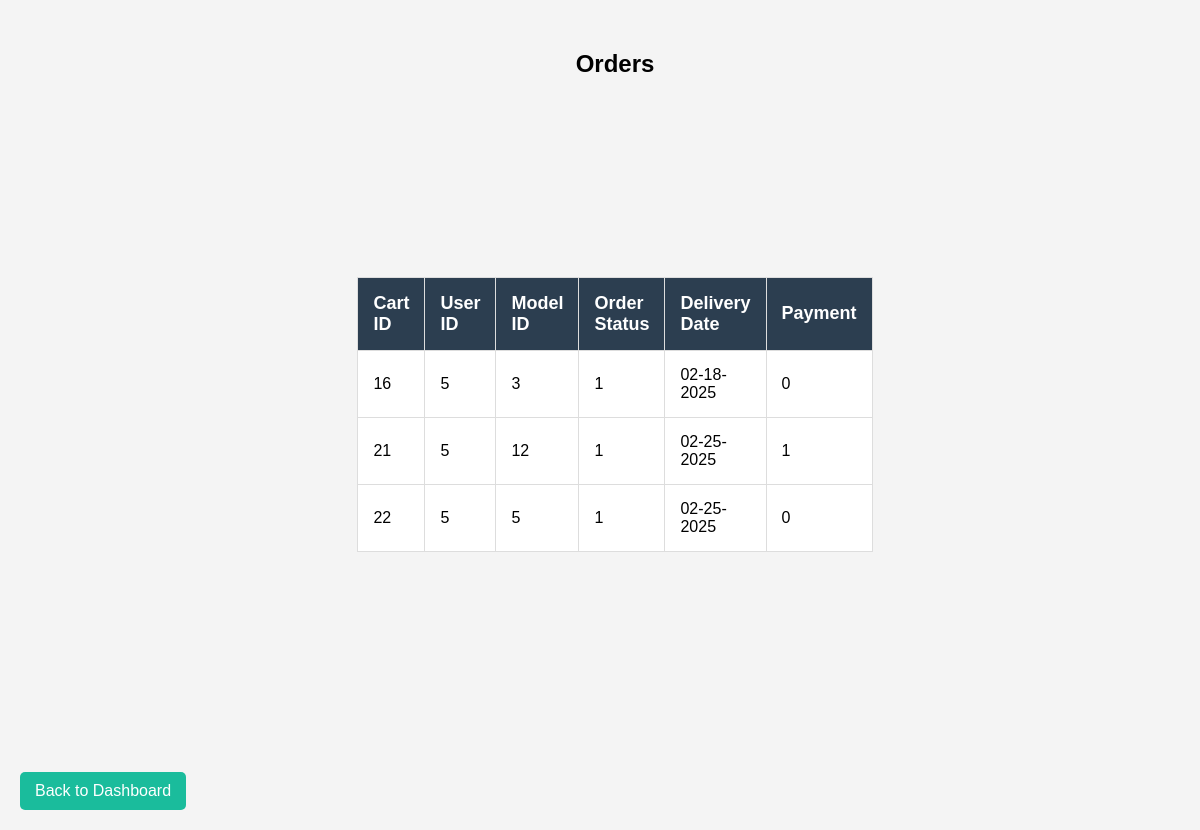
The page /admin/view_order.php on the database its author committed.
### tables this page shows
CREATE TABLE `cart_mst` (
  `cart_id` int(20) NOT NULL,
  `id` int(20) NOT NULL,
  `model_id` varchar(30) NOT NULL,
  `oder_st` varchar(30) NOT NULL,
  `Delivery_date` varchar(30) NOT NULL,
  `pyament` int(10) NOT NULL
);

### admin/view_order.php (the view, shortened to what this page needs)
<?php
include 'db.php';
$order_result = $conn->query("SELECT cart_id, id, model_id, oder_st, delivery_date, pyament FROM cart_mst");
?>
<html>
<head>
</head>
<body>
<div class="main-content">
        <h2>Orders</h2>
        <a href="home.php" class="dashboard-btn">Back to Dashboard</a>
        <table border="1">
            <tr>
                <th>Cart ID</th>
                <th>User ID</th>
                <th>Model ID</th>
                <th>Order Status</th>
                <th>Delivery Date</th>
                <th>Payment</th>
            </tr>
            <?php while ($order = $order_result->fetch_assoc()) : ?>
                <tr>
                    <td><?php echo $order['cart_id']; ?></td>
                    <td><?php echo $order['id']; ?></td>
                    <td><?php echo $order['model_id']; ?></td>
                    <td><?php echo $order['oder_st']; ?></td>
                    <td><?php echo $order['delivery_date']; ?></td>
                    <td><?php echo $order['pyament']; ?></td>
                </tr>
            <?php endwhile; ?>
        </table>
    </div>
</body>
</html>

### admin/view_order.php (style rules this page uses)
* { margin: 0; padding: 0; box-sizing: border-box; }
body { display: flex; font-family: Arial, sans-serif; background-color: #f4f4f4; }
.main-content { margin-left: 270px; padding: 20px; width: 100%; }
h1, h2 { text-align: center; margin-bottom: 20px; }
table { width: 100%; border-collapse: collapse; margin-bottom: 20px; }
table, th, td { border: 1px solid #ddd; }
th, td { padding: 10px; text-align: center; }
th { background-color: #2c3e50; color: white; }
th, td { padding: 15px; text-align: left; }
th { background-color: #2c3e50; color: white; font-size: 18px; }
td { font-size: 16px; background: #ffffff; }
.main-content { margin-left: 150px; padding: 100px; padding-top:20px; width: calc(100% - 270px); display: flex; flex-direction: column; align-items: center; justify-content: center; min-height: 100vh; margin-top:30px ; }
table { width: 60%; border-collapse: collapse; margin: auto; }
.dashboard-btn { position: fixed; bottom: 20px; left: 20px; padding: 10px 15px; background-color: #1abc9c; color: white; text-decoration: none; border-radius: 5px; font-size: 16px; transition: 0.3s; }

### rows shown on the page
cart_mst: cart_id "16", id "5", model "3", oder_st "1", Delivery_date "02-18-2025", pyament "0"
cart_mst: cart_id "21", id "5", model "12", oder_st "1", Delivery_date "02-25-2025", pyament "1"
cart_mst: cart_id "22", id "5", model "5", oder_st "1", Delivery_date "02-25-2025", pyament "0"
